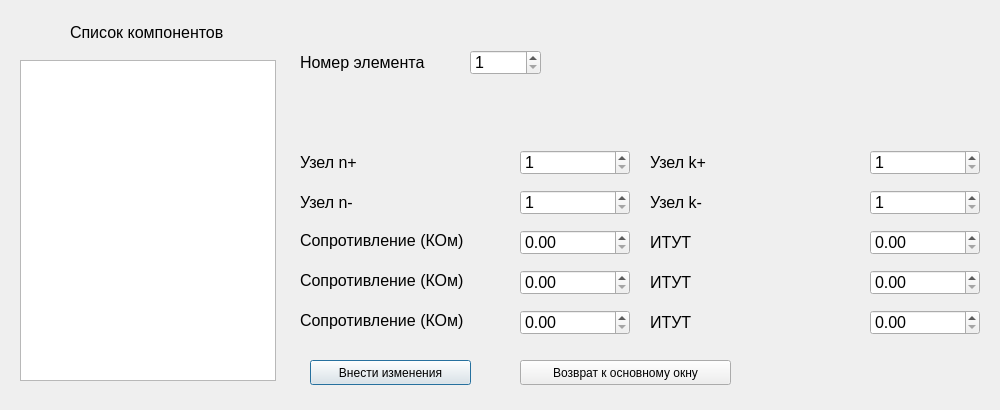
<?xml version="1.0" encoding="UTF-8"?>
<ui version="4.0">
 <class>EditionElements</class>
 <widget class="QDialog" name="EditionElements">
  <property name="geometry">
   <rect>
    <x>0</x>
    <y>0</y>
    <width>1000</width>
    <height>410</height>
   </rect>
  </property>
  <property name="windowTitle">
   <string>Dialog</string>
  </property>
  <widget class="QLabel" name="np_l">
   <property name="geometry">
    <rect>
     <x>300</x>
     <y>150</y>
     <width>100</width>
     <height>25</height>
    </rect>
   </property>
   <property name="font">
    <font>
     <pointsize>12</pointsize>
    </font>
   </property>
   <property name="text">
    <string>Узел n+</string>
   </property>
  </widget>
  <widget class="QLabel" name="p5">
   <property name="geometry">
    <rect>
     <x>650</x>
     <y>310</y>
     <width>120</width>
     <height>25</height>
    </rect>
   </property>
   <property name="font">
    <font>
     <pointsize>12</pointsize>
    </font>
   </property>
   <property name="text">
    <string>ИТУТ</string>
   </property>
  </widget>
  <widget class="QLabel" name="nm_l">
   <property name="geometry">
    <rect>
     <x>300</x>
     <y>190</y>
     <width>100</width>
     <height>25</height>
    </rect>
   </property>
   <property name="font">
    <font>
     <pointsize>12</pointsize>
    </font>
   </property>
   <property name="text">
    <string>Узел n-</string>
   </property>
  </widget>
  <widget class="QSpinBox" name="node_nm">
   <property name="geometry">
    <rect>
     <x>520</x>
     <y>190</y>
     <width>110</width>
     <height>25</height>
    </rect>
   </property>
   <property name="font">
    <font>
     <pointsize>12</pointsize>
    </font>
   </property>
   <property name="minimum">
    <number>1</number>
   </property>
   <property name="maximum">
    <number>100000</number>
   </property>
  </widget>
  <widget class="QLabel" name="p3">
   <property name="geometry">
    <rect>
     <x>650</x>
     <y>270</y>
     <width>120</width>
     <height>25</height>
    </rect>
   </property>
   <property name="font">
    <font>
     <pointsize>12</pointsize>
    </font>
   </property>
   <property name="text">
    <string>ИТУТ</string>
   </property>
  </widget>
  <widget class="QLabel" name="p1">
   <property name="geometry">
    <rect>
     <x>650</x>
     <y>230</y>
     <width>120</width>
     <height>25</height>
    </rect>
   </property>
   <property name="font">
    <font>
     <pointsize>12</pointsize>
    </font>
   </property>
   <property name="text">
    <string>ИТУТ</string>
   </property>
  </widget>
  <widget class="QLabel" name="km_l">
   <property name="geometry">
    <rect>
     <x>650</x>
     <y>190</y>
     <width>100</width>
     <height>25</height>
    </rect>
   </property>
   <property name="font">
    <font>
     <pointsize>12</pointsize>
    </font>
   </property>
   <property name="text">
    <string>Узел k-</string>
   </property>
  </widget>
  <widget class="QSpinBox" name="node_kp">
   <property name="geometry">
    <rect>
     <x>870</x>
     <y>150</y>
     <width>110</width>
     <height>25</height>
    </rect>
   </property>
   <property name="font">
    <font>
     <pointsize>12</pointsize>
    </font>
   </property>
   <property name="minimum">
    <number>1</number>
   </property>
   <property name="maximum">
    <number>100000</number>
   </property>
  </widget>
  <widget class="QLabel" name="p2">
   <property name="geometry">
    <rect>
     <x>300</x>
     <y>270</y>
     <width>181</width>
     <height>21</height>
    </rect>
   </property>
   <property name="font">
    <font>
     <pointsize>12</pointsize>
    </font>
   </property>
   <property name="text">
    <string>Сопротивление (КОм)</string>
   </property>
  </widget>
  <widget class="QLabel" name="p0">
   <property name="geometry">
    <rect>
     <x>300</x>
     <y>230</y>
     <width>181</width>
     <height>21</height>
    </rect>
   </property>
   <property name="font">
    <font>
     <pointsize>12</pointsize>
    </font>
   </property>
   <property name="text">
    <string>Сопротивление (КОм)</string>
   </property>
  </widget>
  <widget class="QLabel" name="p4">
   <property name="geometry">
    <rect>
     <x>300</x>
     <y>310</y>
     <width>181</width>
     <height>21</height>
    </rect>
   </property>
   <property name="font">
    <font>
     <pointsize>12</pointsize>
    </font>
   </property>
   <property name="text">
    <string>Сопротивление (КОм)</string>
   </property>
  </widget>
  <widget class="QLabel" name="kp_l">
   <property name="geometry">
    <rect>
     <x>650</x>
     <y>150</y>
     <width>100</width>
     <height>25</height>
    </rect>
   </property>
   <property name="font">
    <font>
     <pointsize>12</pointsize>
    </font>
   </property>
   <property name="text">
    <string>Узел k+</string>
   </property>
  </widget>
  <widget class="QDoubleSpinBox" name="p2_value">
   <property name="geometry">
    <rect>
     <x>520</x>
     <y>270</y>
     <width>110</width>
     <height>25</height>
    </rect>
   </property>
   <property name="font">
    <font>
     <pointsize>12</pointsize>
    </font>
   </property>
  </widget>
  <widget class="QSpinBox" name="node_np">
   <property name="geometry">
    <rect>
     <x>520</x>
     <y>150</y>
     <width>110</width>
     <height>25</height>
    </rect>
   </property>
   <property name="font">
    <font>
     <pointsize>12</pointsize>
    </font>
   </property>
   <property name="minimum">
    <number>1</number>
   </property>
   <property name="maximum">
    <number>100000</number>
   </property>
  </widget>
  <widget class="QDoubleSpinBox" name="p0_value">
   <property name="geometry">
    <rect>
     <x>520</x>
     <y>230</y>
     <width>110</width>
     <height>25</height>
    </rect>
   </property>
   <property name="font">
    <font>
     <pointsize>12</pointsize>
    </font>
   </property>
  </widget>
  <widget class="QSpinBox" name="node_km">
   <property name="geometry">
    <rect>
     <x>870</x>
     <y>190</y>
     <width>110</width>
     <height>25</height>
    </rect>
   </property>
   <property name="font">
    <font>
     <pointsize>12</pointsize>
    </font>
   </property>
   <property name="minimum">
    <number>1</number>
   </property>
   <property name="maximum">
    <number>100000</number>
   </property>
  </widget>
  <widget class="QDoubleSpinBox" name="p4_value">
   <property name="geometry">
    <rect>
     <x>520</x>
     <y>310</y>
     <width>110</width>
     <height>25</height>
    </rect>
   </property>
   <property name="font">
    <font>
     <pointsize>12</pointsize>
    </font>
   </property>
  </widget>
  <widget class="QPushButton" name="change">
   <property name="geometry">
    <rect>
     <x>310</x>
     <y>360</y>
     <width>161</width>
     <height>25</height>
    </rect>
   </property>
   <property name="text">
    <string>Внести изменения</string>
   </property>
  </widget>
  <widget class="QLabel" name="label2">
   <property name="geometry">
    <rect>
     <x>70</x>
     <y>20</y>
     <width>171</width>
     <height>25</height>
    </rect>
   </property>
   <property name="font">
    <font>
     <pointsize>12</pointsize>
    </font>
   </property>
   <property name="text">
    <string>Список компонентов</string>
   </property>
  </widget>
  <widget class="QLabel" name="label1">
   <property name="geometry">
    <rect>
     <x>300</x>
     <y>50</y>
     <width>151</width>
     <height>25</height>
    </rect>
   </property>
   <property name="font">
    <font>
     <pointsize>12</pointsize>
    </font>
   </property>
   <property name="text">
    <string>Номер элемента</string>
   </property>
  </widget>
  <widget class="QSpinBox" name="elenent_number">
   <property name="geometry">
    <rect>
     <x>470</x>
     <y>50</y>
     <width>71</width>
     <height>25</height>
    </rect>
   </property>
   <property name="font">
    <font>
     <pointsize>12</pointsize>
    </font>
   </property>
   <property name="minimum">
    <number>1</number>
   </property>
   <property name="maximum">
    <number>100000</number>
   </property>
  </widget>
  <widget class="QPushButton" name="exit">
   <property name="geometry">
    <rect>
     <x>520</x>
     <y>360</y>
     <width>211</width>
     <height>25</height>
    </rect>
   </property>
   <property name="text">
    <string>Возврат к основному окну</string>
   </property>
  </widget>
  <widget class="QListWidget" name="component_list">
   <property name="geometry">
    <rect>
     <x>20</x>
     <y>60</y>
     <width>256</width>
     <height>321</height>
    </rect>
   </property>
  </widget>
  <widget class="QDoubleSpinBox" name="p3_value">
   <property name="geometry">
    <rect>
     <x>870</x>
     <y>270</y>
     <width>110</width>
     <height>25</height>
    </rect>
   </property>
   <property name="font">
    <font>
     <pointsize>12</pointsize>
    </font>
   </property>
  </widget>
  <widget class="QDoubleSpinBox" name="p5_value">
   <property name="geometry">
    <rect>
     <x>870</x>
     <y>310</y>
     <width>110</width>
     <height>25</height>
    </rect>
   </property>
   <property name="font">
    <font>
     <pointsize>12</pointsize>
    </font>
   </property>
  </widget>
  <widget class="QDoubleSpinBox" name="p1_value">
   <property name="geometry">
    <rect>
     <x>870</x>
     <y>230</y>
     <width>110</width>
     <height>25</height>
    </rect>
   </property>
   <property name="font">
    <font>
     <pointsize>12</pointsize>
    </font>
   </property>
  </widget>
 </widget>
 <resources/>
 <connections/>
</ui>
